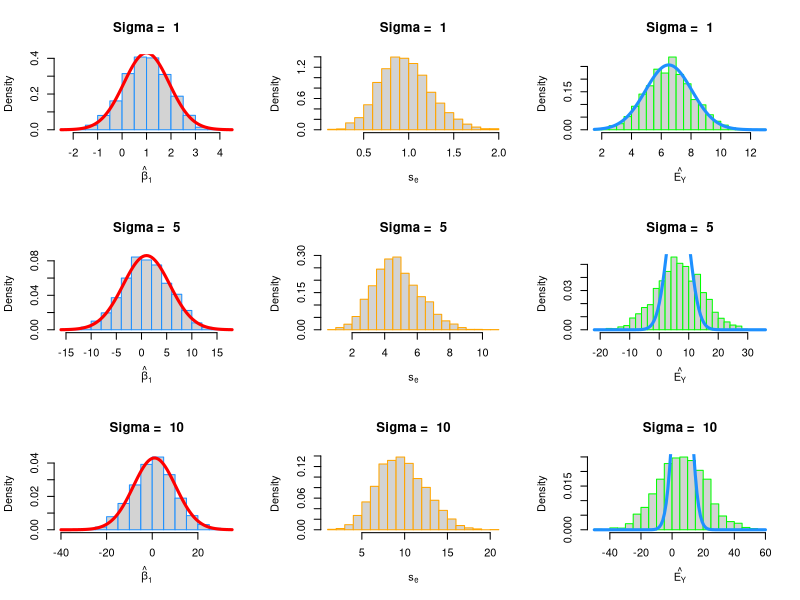
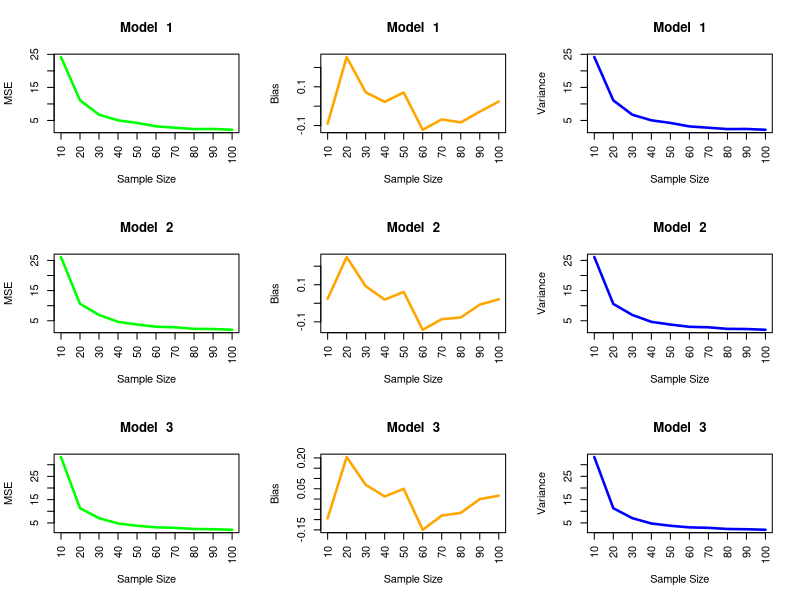
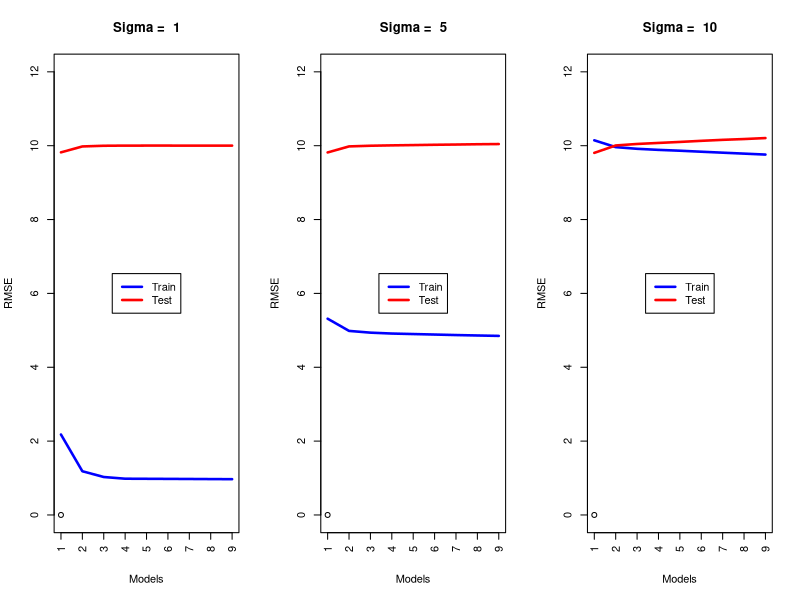

These charts were generated, in order, by the following R code:
## ---- chunk 1
knitr::opts_chunk$set(echo = TRUE)
## ---- chunk 2
study_1 <- read.csv("study_1.csv")
## ---- chunk 3
beta_0 = 5
beta_1 = 1
beta_2 = 1
beta_3 = 1
n = 10
num_sims = 2500
x0 = rep(1,n)
x1 = study_1$x1
x2 = study_1$x2
x3 = study_1$x3
sigma = c(1,5,10)
beta_hat_2  = rep(0, num_sims)
s_e = rep(0, num_sims)
e_y = rep(0, num_sims)
x1_fix = -4
x2_fix = 2.5
x3_fix = 3
x_fix = c(1,x1_fix,x2_fix,x3_fix)
x0 = rep(1,nrow(study_1))
beta = c(beta_0,beta_1,beta_2,beta_3)
X = cbind(x0,study_1$x1,study_1$x2,study_1$x3)
C = solve(t(X) %*% X)
r = t(x_fix)%*%C%*%x_fix
## ---- chunk 4
simulation1 = function(sigma){
  for(i in 1:num_sims) {
  eps         = rnorm(n, mean = 0 , sd = sigma)
  study_1$y   = beta_0 + beta_1 * x1 + beta_2 * x2 + beta_3 * x3 + eps
  fit         = lm(y ~ ., data = study_1)
 
  beta_hat_2[i]  = coef(fit)[3]
  y_hat = predict(fit,data=study_1)
  s_e[i] = summary(fit)$sigma#
  e_y[i] = coef(fit)[1]+coef(fit)[2]*x1_fix+coef(fit)[3]*x2_fix+coef(fit)[4]*x3_fix
  
  }
  cbind(beta_hat_2,s_e,e_y)
}



## ---- chunk 5
par(mfrow = c(3, 3))
for (i in 1:3){
  results = simulation1(sigma[i])
  hist(results[,1], prob = TRUE, breaks = 20, 
     xlab = expression(hat(beta)[1]), main = paste("Sigma = ",toString(sigma[i])), border = "dodgerblue")
  curve(dnorm(x, mean = beta_2, sd = sqrt(sigma[i] ^ 2 * C[2 + 1, 2 + 1])), 
      col = "red", add = TRUE, lwd = 3)
  hist(results[,2], prob = TRUE, breaks = 20, 
     xlab = expression(s[e]), main = paste("Sigma = ",toString(sigma[i])), border = "orange")
  hist(results[,3], prob = TRUE, breaks = 20, 
     xlab = expression(hat(E[Y])), main = paste("Sigma = ",toString(sigma[i])), border = "green")
  x = seq(min(results[,3]),max(results[,3]),(max(results[,3])-min(results[,3]))/20)
  curve(dnorm(x, mean = (t(x_fix)%*%beta)[1,1], sd = sqrt(sigma[i]*r)), col = "dodgerblue", add = TRUE, lwd = 3)
}
## ---- chunk 6
beta_0 = 5
beta_1 = 2
beta_2 = 4
sigma = 4
n = c(10, 20, 30, 40, 50, 60, 70 , 80, 90, 100)
num_sims = 500
beta_hat_1  = rep(0, num_sims)
temp_500 = rep(0, num_sims)
temp_3x500 = data.frame(temp_500,temp_500,temp_500)
beta_hat_1 = temp_3x500
bias_beta_hat_1 = c(0,0,0)
var_beta_hat_1 = c(0,0,0)
mse_beta_hat_1 = c(0,0,0)
## ---- chunk 7
gen_sim_data = function(n = 100) {
  
  x1 = runif(n = n)
  x2 = runif(n = n)
  x3 = runif(n = n)
  y = beta_0 + beta_1 * x1 + beta_2 * x2 + rnorm(n = n, mean = 0, sd = sigma)
  
  data.frame(x1, x2, x3, y)
  
}
## ---- chunk 8
simulation2 = function(n){
  for(i in 1:num_sims) {
  study_2 = gen_sim_data(n)
  
  fit1           = lm(y ~ x1, data = study_2)
  fit2           = lm(y ~ x1+x2, data = study_2)
  fit3           = lm(y ~ x1+x2+x3, data = study_2)
 
 
  beta_hat_1[i,1] = coef(fit1)[2]
  beta_hat_1[i,2] = coef(fit2)[2]
  beta_hat_1[i,3] = coef(fit3)[2]
  }
  
  for(i in 1:3){
    bias_beta_hat_1[i] = mean(beta_hat_1[,i])-beta_1
    var_beta_hat_1[i] = var(beta_hat_1[,i])
    mse_beta_hat_1[i] = (bias_beta_hat_1[i]^2)+var_beta_hat_1[i]
  }
  
  cbind(mse_beta_hat_1, bias_beta_hat_1, var_beta_hat_1)
}




## ---- chunk 9
par(mfrow=c(3,3))
mse_data = data.frame(matrix(ncol = 3, nrow = 10))
bias_data = data.frame(matrix(ncol = 3, nrow = 10))
var_data = data.frame(matrix(ncol = 3, nrow = 10))

for( i in 1:length(n)){
  results = simulation2(n[i])
  mse_data[i,1] = results[1,1]
  mse_data[i,2] = results[2,1]
  mse_data[i,3] = results[3,1]
  
  bias_data[i,1] = results[1,2]
  bias_data[i,2] = results[2,2]
  bias_data[i,3] = results[3,2]
  
  var_data[i,1] = results[1,3]
  var_data[i,2] = results[2,3]
  var_data[i,3] = results[3,3]
}

for (i in 1:3){
  plot(n,mse_data[,i],type="n", main=paste("Model ",toString(i)), xlab = "Sample Size", ylab = "MSE",xaxt="n")
  axis(1, at = n, las=2)
  
  lines(n,mse_data[,i],col="green",lwd=2.5)
  plot(n,bias_data[,i],type="n", main=paste("Model ",toString(i)), xlab = "Sample Size", ylab = "Bias",xaxt="n")
  
  axis(1, at = n, las=2)
  lines(n,bias_data[,i],col="orange",lwd=2.5)
  plot(n,var_data[,i],type="n", main=paste("Model ",toString(i)), xlab = "Sample Size", ylab = "Variance",xaxt="n")
  
  axis(1, at = n, las=2)
  lines(n,var_data[,i],col="blue",lwd=2.5)
  }
## ---- chunk 10
study_3 <- read.csv("study_3.csv")
## ---- chunk 11
beta_0 = 0
beta_1 = 4
beta_2 = 3
beta_3 = 2
beta_4 = 1
sigma = c(1,5,10)
n = 200
num_sims = 500
train_error <- data.frame(matrix(ncol = 9, nrow = 2))
rownames(train_error) = c("Train","Test")
colnames(train_error) = c("1","2","3","4","5","6","7","8","9")
test_error  <- data.frame(matrix(ncol = 9, nrow = 2))
rownames(test_error) = rownames(train_error)
colnames(test_error) = colnames(train_error)
results = rbind(train_error,test_error)
chosen_model = rep(0,num_sims)
## ---- chunk 12
simulation3 = function(sigma){
  for(i in 1:num_sims) {
  train_index = sample(1:nrow(study_3), 200)
  train_data  = study_3[train_index, ]
  test_data = study_3[-train_index, ]
  eps = rnorm(n, mean = 0 , sd = sigma)
  train_data$y= beta_0 + beta_1 * train_data$x1 + beta_2 *train_data$x2 + beta_3 *train_data$x3 + beta_4*train_data$x4 + eps
  fit1 = lm(y ~ x1, data = train_data)
  fit2 = lm(y ~ x1 + x2, data = train_data)
  fit3 = lm(y ~ x1 + x2 + x3, data = train_data)
  fit4 = lm(y ~ x1 + x2 + x3 + x4, data = train_data)
  fit5 = lm(y ~ x1 + x2 + x3 + x4 + x5, data = train_data)
  fit6 = lm(y ~ x1 + x2 + x3 + x4 + x5 + x6, data = train_data)
  fit7 = lm(y ~ x1 + x2 + x3 + x4 + x5 + x6 + x7, data = train_data)
  fit8 = lm(y ~ x1 + x2 + x3 + x4 + x5 + x6 + x7 + x8, data = train_data)
  fit9 = lm(y ~ x1 + x2 + x3 + x4 + x5 + x6 + x7 + x8 + x9, data = train_data)
  
  # calculate all train errors
  train_error[i,] = c(
  rmse(train_data$y, predict(fit1, train_data)),
  rmse(train_data$y, predict(fit2, train_data)),
  rmse(train_data$y, predict(fit3, train_data)),
  rmse(train_data$y, predict(fit4, train_data)),
  rmse(train_data$y, predict(fit5, train_data)),
  rmse(train_data$y, predict(fit6, train_data)),
  rmse(train_data$y, predict(fit7, train_data)),
  rmse(train_data$y, predict(fit8, train_data)),
  rmse(train_data$y, predict(fit9, train_data))
  )
  
  # calculate all test errors
  test_error[i,] = c(
  rmse(test_data$y, predict(fit1, test_data)),
  rmse(test_data$y, predict(fit2, test_data)),
  rmse(test_data$y, predict(fit3, test_data)),
  rmse(test_data$y, predict(fit4, test_data)),
  rmse(test_data$y, predict(fit5, test_data)),
  rmse(test_data$y, predict(fit6, test_data)),
  rmse(test_data$y, predict(fit7, test_data)),
  rmse(test_data$y, predict(fit8, test_data)),
  rmse(test_data$y, predict(fit9, test_data))
  )
  
  (chosen_model[i] = which.min(test_error[i,]))
  #message(paste("Chosen model is ",chosen_model[i]))
  
  
  }
  message(paste("Overall chosen model is ",Mode(chosen_model)))
  rbind(colMeans(train_error),colMeans(test_error))
}

# function to evaluate rmse
rmse  = function(actual, predicted) {
  sqrt(mean((actual - predicted) ^ 2))
}

Mode = function(x) {
  ux = unique(x)
  ux[which.max(tabulate(match(x, ux)))]
}


## ---- chunk 13
par(mfrow = c(1, 3))
for (i in 1:3){
  results = simulation3(sigma[i])
  
  plot(1:9, results[1,], type="n", main=paste("Sigma = ",toString(sigma[i])), xlab = "Models", ylab = "RMSE",ylim = c(0,12),xaxt="n")
  points(which.min(results[,2]),0)
  axis(1, at = seq(1, 9, by = 1), las=2)
  lines(1:9,results[1,],col="blue",lwd=2.5)
  lines(1:9,results[2,],col="red",lwd=2.5)
  legend('center', c("Train","Test"), lty=c(1,1), lwd=c(2.5,2.5),col=c("blue","red")) 
}
